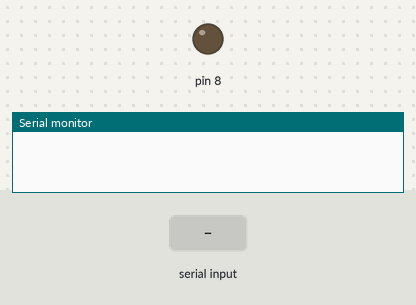
Simulated run of this sketch. Board: Arduino Uno, built with avr-gcc and run on an emulated ATmega328P. Shown: output pins drawn as LEDs (lit = HIGH), the last lines printed to the serial monitor. The inputs (shaded band) are chosen by the test bench.

Above: at 1.2 s.
1.3 s: "A" received over Serial
At 2.2 s:
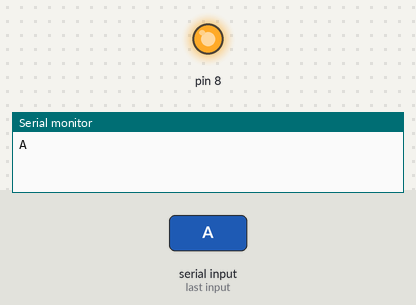
2.8 s: "a" received over Serial
At 3.4 s:
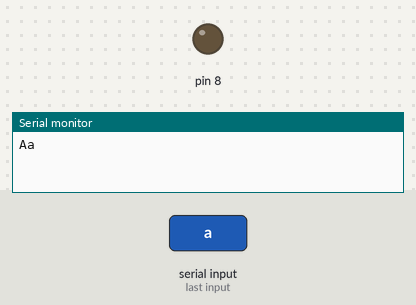
Timing chart, 0 to 5.8 s (numbered marks = the images above; inputs shaded):
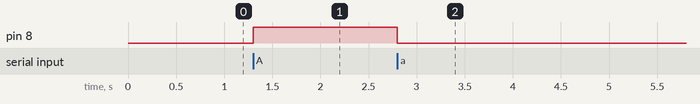

The sketch:

gamepad_slave_test.ino
```cpp
char value;
int mode = 0;

void setup() {
  Serial.begin(9600);
  pinMode(8, OUTPUT);
  mode = 0;
}

void loop() {
  if (Serial.available()){
    value = Serial.read();
    Serial.print(value);
    if ((value == 'A')){
      digitalWrite(8, HIGH);
    }
    if (value == 'a'){
      digitalWrite(8, LOW);
    }

  }
}
```

Measured:
- after the input at 1.3 s, pin 8: LOW → HIGH at once
- after the input at 2.8 s, pin 8: HIGH → LOW at once
